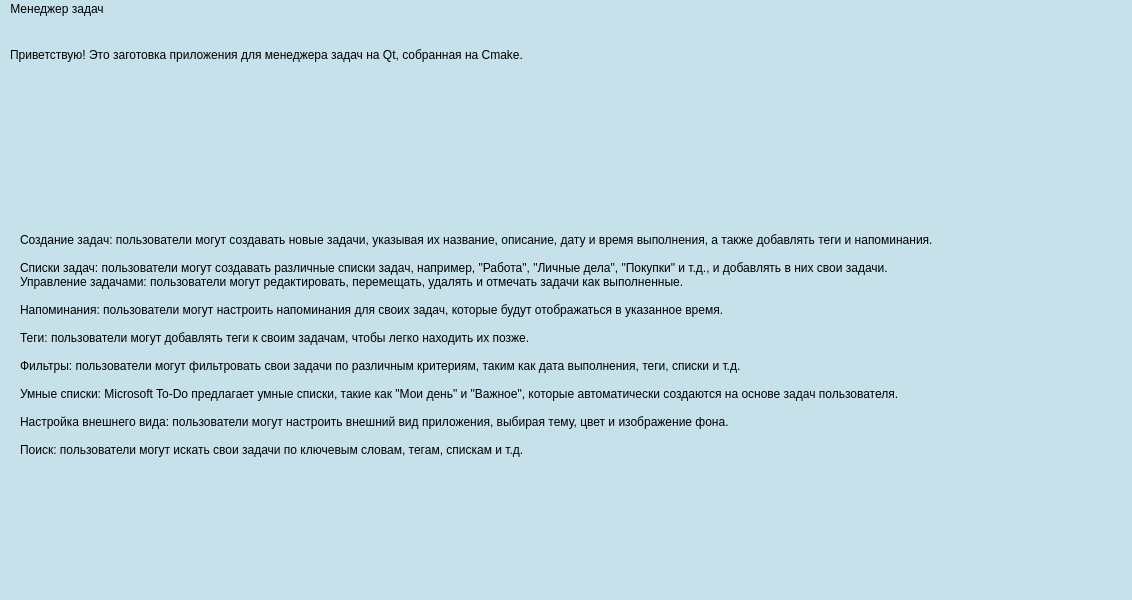
<?xml version="1.0" encoding="UTF-8"?>
<ui version="4.0">
 <class>MainWindow</class>
 <widget class="QMainWindow" name="MainWindow">
  <property name="geometry">
   <rect>
    <x>0</x>
    <y>0</y>
    <width>1132</width>
    <height>600</height>
   </rect>
  </property>
  <property name="windowTitle">
   <string>MainWindow</string>
  </property>
  <property name="styleSheet">
   <string notr="true">background-color: rgb(198, 225, 233);</string>
  </property>
  <widget class="QWidget" name="centralwidget">
   <widget class="QLabel" name="label">
    <property name="geometry">
     <rect>
      <x>10</x>
      <y>10</y>
      <width>681</width>
      <height>51</height>
     </rect>
    </property>
    <property name="text">
     <string>Приветствую! Это заготовка приложения для менеджера задач на Qt, собранная на Cmake.</string>
    </property>
   </widget>
   <widget class="QLabel" name="label_2">
    <property name="geometry">
     <rect>
      <x>20</x>
      <y>140</y>
      <width>1081</width>
      <height>371</height>
     </rect>
    </property>
    <property name="acceptDrops">
     <bool>false</bool>
    </property>
    <property name="text">
     <string>Создание задач: пользователи могут создавать новые задачи, указывая их название, описание, дату и время выполнения, а также добавлять теги и напоминания.

Списки задач: пользователи могут создавать различные списки задач, например, &quot;Работа&quot;, &quot;Личные дела&quot;, &quot;Покупки&quot; и т.д., и добавлять в них свои задачи.
Управление задачами: пользователи могут редактировать, перемещать, удалять и отмечать задачи как выполненные.

Напоминания: пользователи могут настроить напоминания для своих задач, которые будут отображаться в указанное время.

Теги: пользователи могут добавлять теги к своим задачам, чтобы легко находить их позже.

Фильтры: пользователи могут фильтровать свои задачи по различным критериям, таким как дата выполнения, теги, списки и т.д.

Умные списки: Microsoft To-Do предлагает умные списки, такие как &quot;Мои день&quot; и &quot;Важное&quot;, которые автоматически создаются на основе задач пользователя.

Настройка внешнего вида: пользователи могут настроить внешний вид приложения, выбирая тему, цвет и изображение фона.

Поиск: пользователи могут искать свои задачи по ключевым словам, тегам, спискам и т.д.</string>
    </property>
    <property name="textFormat">
     <enum>Qt::AutoText</enum>
    </property>
    <property name="wordWrap">
     <bool>true</bool>
    </property>
   </widget>
  </widget>
  <widget class="QMenuBar" name="menubar">
   <property name="geometry">
    <rect>
     <x>0</x>
     <y>0</y>
     <width>1132</width>
     <height>22</height>
    </rect>
   </property>
   <widget class="QMenu" name="menu">
    <property name="title">
     <string>Менеджер задач</string>
    </property>
   </widget>
   <addaction name="menu"/>
  </widget>
  <widget class="QStatusBar" name="statusbar"/>
 </widget>
 <resources/>
 <connections/>
</ui>
